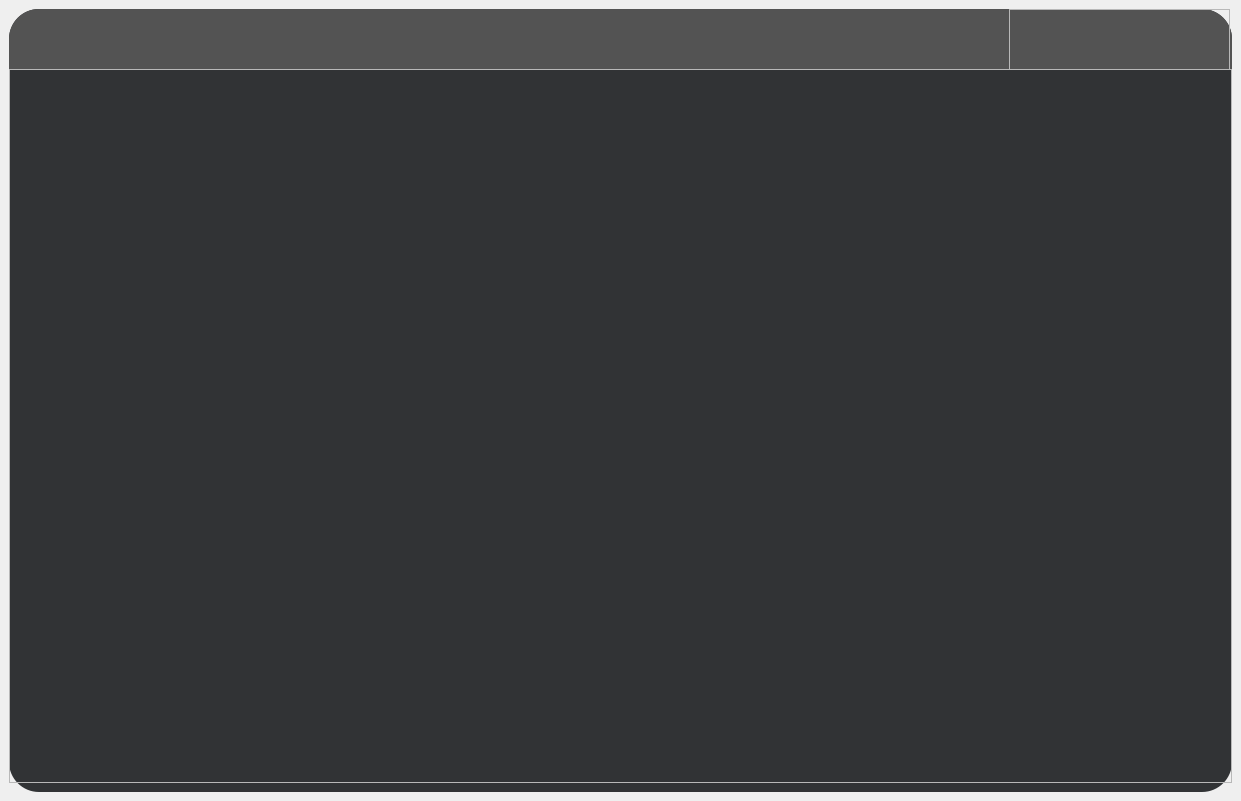
<?xml version="1.0" encoding="UTF-8"?>
<ui version="4.0">
 <class>MainWindow</class>
 <widget class="QMainWindow" name="MainWindow">
  <property name="geometry">
   <rect>
    <x>0</x>
    <y>0</y>
    <width>1241</width>
    <height>801</height>
   </rect>
  </property>
  <property name="windowTitle">
   <string>MainWindow</string>
  </property>
  <widget class="QWidget" name="centralwidget">
   <layout class="QHBoxLayout" name="horizontalLayout">
    <item>
     <widget class="QFrame" name="frame">
      <property name="styleSheet">
       <string notr="true">#frame
{
	background-color: rgb(49, 51, 53);
	border-radius:30px;
}</string>
      </property>
      <property name="frameShape">
       <enum>QFrame::StyledPanel</enum>
      </property>
      <property name="frameShadow">
       <enum>QFrame::Raised</enum>
      </property>
      <layout class="QVBoxLayout" name="verticalLayout">
       <property name="spacing">
        <number>0</number>
       </property>
       <property name="leftMargin">
        <number>0</number>
       </property>
       <property name="topMargin">
        <number>0</number>
       </property>
       <property name="rightMargin">
        <number>0</number>
       </property>
       <item>
        <widget class="QFrame" name="frame_2">
         <property name="sizePolicy">
          <sizepolicy hsizetype="Preferred" vsizetype="Expanding">
           <horstretch>0</horstretch>
           <verstretch>1</verstretch>
          </sizepolicy>
         </property>
         <property name="styleSheet">
          <string notr="true">#frame_2
{
	background-color: rgb(83, 83, 83);
	border-top-left-radius:30px;
	border-top-right-radius:30px;
}</string>
         </property>
         <property name="frameShape">
          <enum>QFrame::StyledPanel</enum>
         </property>
         <property name="frameShadow">
          <enum>QFrame::Raised</enum>
         </property>
         <widget class="QFrame" name="frame_4">
          <property name="geometry">
           <rect>
            <x>1000</x>
            <y>0</y>
            <width>221</width>
            <height>61</height>
           </rect>
          </property>
          <property name="styleSheet">
           <string notr="true">QPushButton
{
	border:none;
}
QPushButton:hover
{
	padding-bottom:3px;
}</string>
          </property>
          <property name="frameShape">
           <enum>QFrame::StyledPanel</enum>
          </property>
          <property name="frameShadow">
           <enum>QFrame::Raised</enum>
          </property>
          <layout class="QHBoxLayout" name="horizontalLayout_2">
           <item>
            <widget class="QPushButton" name="pushButton">
             <property name="text">
              <string/>
             </property>
             <property name="icon">
              <iconset resource="res.qrc">
               <normaloff>:/icons/GUI-rsc/最小化.png</normaloff>:/icons/GUI-rsc/最小化.png</iconset>
             </property>
            </widget>
           </item>
           <item>
            <widget class="QPushButton" name="pushButton_2">
             <property name="minimumSize">
              <size>
               <width>0</width>
               <height>20</height>
              </size>
             </property>
             <property name="text">
              <string/>
             </property>
             <property name="icon">
              <iconset resource="res.qrc">
               <normaloff>:/icons/GUI-rsc/最大化.png</normaloff>:/icons/GUI-rsc/最大化.png</iconset>
             </property>
            </widget>
           </item>
           <item>
            <widget class="QPushButton" name="pushButton_3">
             <property name="sizePolicy">
              <sizepolicy hsizetype="Minimum" vsizetype="Fixed">
               <horstretch>0</horstretch>
               <verstretch>0</verstretch>
              </sizepolicy>
             </property>
             <property name="styleSheet">
              <string notr="true"/>
             </property>
             <property name="text">
              <string/>
             </property>
             <property name="icon">
              <iconset resource="res.qrc">
               <normaloff>:/icons/GUI-rsc/关闭.png</normaloff>:/icons/GUI-rsc/关闭.png</iconset>
             </property>
             <property name="autoRepeatDelay">
              <number>300</number>
             </property>
            </widget>
           </item>
          </layout>
         </widget>
        </widget>
       </item>
       <item>
        <widget class="QFrame" name="frame_3">
         <property name="sizePolicy">
          <sizepolicy hsizetype="Preferred" vsizetype="Expanding">
           <horstretch>0</horstretch>
           <verstretch>12</verstretch>
          </sizepolicy>
         </property>
         <property name="frameShape">
          <enum>QFrame::StyledPanel</enum>
         </property>
         <property name="frameShadow">
          <enum>QFrame::Raised</enum>
         </property>
        </widget>
       </item>
      </layout>
     </widget>
    </item>
   </layout>
  </widget>
  <action name="actionxinjian">
   <property name="text">
    <string>新建</string>
   </property>
  </action>
  <action name="actiona">
   <property name="text">
    <string>打开</string>
   </property>
  </action>
  <action name="actionbaoqun">
   <property name="text">
    <string>保存</string>
   </property>
  </action>
  <action name="actionx">
   <property name="text">
    <string>图形库</string>
   </property>
  </action>
  <action name="actionl">
   <property name="text">
    <string>另存为</string>
   </property>
  </action>
  <action name="actionbao">
   <property name="text">
    <string>保存全部</string>
   </property>
  </action>
  <action name="actionda">
   <property name="text">
    <string>打印</string>
   </property>
  </action>
  <action name="actionbao_2">
   <property name="text">
    <string>保存图像</string>
   </property>
  </action>
  <action name="actionb">
   <property name="text">
    <string>关闭</string>
   </property>
  </action>
  <action name="actiont">
   <property name="text">
    <string>退出</string>
   </property>
  </action>
  <action name="actionshux">
   <property name="text">
    <string>属性</string>
   </property>
  </action>
  <action name="actiong">
   <property name="text">
    <string>关于画板</string>
   </property>
  </action>
 </widget>
 <resources>
  <include location="res.qrc"/>
 </resources>
 <connections>
  <connection>
   <sender>pushButton_3</sender>
   <signal>clicked()</signal>
   <receiver>MainWindow</receiver>
   <slot>close()</slot>
   <hints>
    <hint type="sourcelabel">
     <x>1184</x>
     <y>42</y>
    </hint>
    <hint type="destinationlabel">
     <x>1169</x>
     <y>17</y>
    </hint>
   </hints>
  </connection>
  <connection>
   <sender>pushButton_2</sender>
   <signal>clicked()</signal>
   <receiver>MainWindow</receiver>
   <slot>showMaximized()</slot>
   <hints>
    <hint type="sourcelabel">
     <x>1113</x>
     <y>36</y>
    </hint>
    <hint type="destinationlabel">
     <x>1005</x>
     <y>5</y>
    </hint>
   </hints>
  </connection>
  <connection>
   <sender>pushButton</sender>
   <signal>clicked()</signal>
   <receiver>MainWindow</receiver>
   <slot>showMinimized()</slot>
   <hints>
    <hint type="sourcelabel">
     <x>1045</x>
     <y>36</y>
    </hint>
    <hint type="destinationlabel">
     <x>819</x>
     <y>4</y>
    </hint>
   </hints>
  </connection>
 </connections>
</ui>
